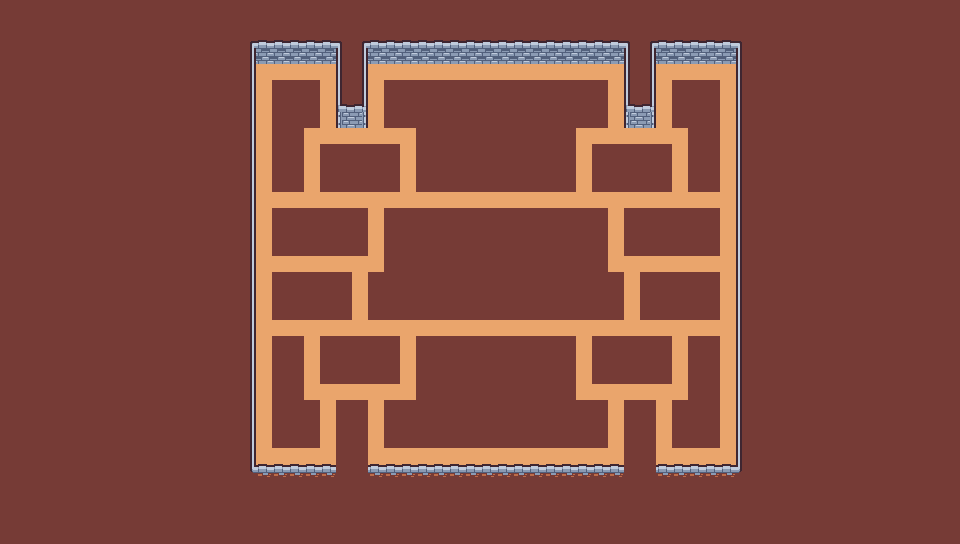

The image is a tile-based game level rendered from a .tmx file. Its description and complete source (layers, tilesets, objects, tile grids) follow:
An orthogonal 60x34 tile map with 16x16 px tiles, 1 tile layer (Tile Layer 1) and 1 object (PlayerPosition).

<map version="1.10" tiledversion="1.11.2" orientation="orthogonal" renderorder="right-down" width="60" height="34" tilewidth="16" tileheight="16" infinite="0" nextlayerid="3" nextobjectid="2">
 <editorsettings>
  <export target="map.tmj" format="json" />
 </editorsettings>
 <tileset firstgid="1" source="set.tsx" />
 <layer id="1" name="Tile Layer 1" width="60" height="34">
  <data encoding="csv">
1,1,1,1,1,1,1,1,1,1,1,1,1,1,1,1,1,1,1,1,1,1,1,1,1,1,1,1,1,1,1,1,1,1,1,1,1,1,1,1,1,1,1,1,1,1,1,1,1,1,1,1,1,1,1,1,1,1,1,1,
1,1,1,1,1,1,1,1,1,1,1,1,1,1,1,1,1,1,1,1,1,1,1,1,1,1,1,1,1,1,1,1,1,1,1,1,1,1,1,1,1,1,1,1,1,1,1,1,1,1,1,1,1,1,1,1,1,1,1,1,
1,1,1,1,1,1,1,1,1,1,1,1,1,1,1,2,3,3,3,3,3,4,2,3,3,3,3,3,3,3,3,3,3,3,3,3,3,3,3,4,2,3,3,3,3,3,4,1,1,1,1,1,1,1,1,1,1,1,1,1,
1,1,1,1,1,1,1,1,1,1,1,1,1,1,1,14,15,15,15,15,15,16,14,15,15,15,15,15,15,15,15,15,15,15,15,15,15,15,15,16,14,15,15,15,15,15,16,1,1,1,1,1,1,1,1,1,1,1,1,1,
1,1,1,1,1,1,1,1,1,1,1,1,1,1,1,14,49,49,49,49,49,16,14,49,49,49,49,49,49,49,49,49,49,49,49,49,49,49,49,16,14,49,49,49,49,49,16,1,1,1,1,1,1,1,1,1,1,1,1,1,
1,1,1,1,1,1,1,1,1,1,1,1,1,1,1,14,49,1,1,1,49,16,14,49,1,1,1,1,1,1,1,1,1,1,1,1,1,1,49,16,14,49,1,1,1,49,16,1,1,1,1,1,1,1,1,1,1,1,1,1,
1,1,1,1,1,1,1,1,1,1,1,1,1,1,1,14,49,1,1,1,49,17,18,49,1,1,1,1,1,1,1,1,1,1,1,1,1,1,49,17,18,49,1,1,1,49,16,1,1,1,1,1,1,1,1,1,1,1,1,1,
1,1,1,1,1,1,1,1,1,1,1,1,1,1,1,14,49,1,1,1,49,58,60,49,1,1,1,1,1,1,1,1,1,1,1,1,1,1,49,58,60,49,1,1,1,49,16,1,1,1,1,1,1,1,1,1,1,1,1,1,
1,1,1,1,1,1,1,1,1,1,1,1,1,1,1,14,49,1,1,49,49,49,49,49,49,49,1,1,1,1,1,1,1,1,1,1,49,49,49,49,49,49,49,1,1,49,16,1,1,1,1,1,1,1,1,1,1,1,1,1,
1,1,1,1,1,1,1,1,1,1,1,1,1,1,1,14,49,1,1,49,1,1,1,1,1,49,1,1,1,1,1,1,1,1,1,1,49,1,1,1,1,1,49,1,1,49,16,1,1,1,1,1,1,1,1,1,1,1,1,1,
1,1,1,1,1,1,1,1,1,1,1,1,1,1,1,14,49,1,1,49,1,1,1,1,1,49,1,1,1,1,1,1,1,1,1,1,49,1,1,1,1,1,49,1,1,49,16,1,1,1,1,1,1,1,1,1,1,1,1,1,
1,1,1,1,1,1,1,1,1,1,1,1,1,1,1,14,49,1,1,49,1,1,1,1,1,49,1,1,1,1,1,1,1,1,1,1,49,1,1,1,1,1,49,1,1,49,16,1,1,1,1,1,1,1,1,1,1,1,1,1,
1,1,1,1,1,1,1,1,1,1,1,1,1,1,1,14,49,49,49,49,49,49,49,49,49,49,49,49,49,49,49,49,49,49,49,49,49,49,49,49,49,49,49,49,49,49,16,1,1,1,1,1,1,1,1,1,1,1,1,1,
1,1,1,1,1,1,1,1,1,1,1,1,1,1,1,14,49,1,1,1,1,1,1,49,1,1,1,1,1,1,1,1,1,1,1,1,1,1,49,1,1,1,1,1,1,49,16,1,1,1,1,1,1,1,1,1,1,1,1,1,
1,1,1,1,1,1,1,1,1,1,1,1,1,1,1,14,49,1,1,1,1,1,1,49,1,1,1,1,1,1,1,1,1,1,1,1,1,1,49,1,1,1,1,1,1,49,16,1,1,1,1,1,1,1,1,1,1,1,1,1,
1,1,1,1,1,1,1,1,1,1,1,1,1,1,1,14,49,1,1,1,1,1,1,49,1,1,1,1,1,1,1,1,1,1,1,1,1,1,49,1,1,1,1,1,1,49,16,1,1,1,1,1,1,1,1,1,1,1,1,1,
1,1,1,1,1,1,1,1,1,1,1,1,1,1,1,14,49,49,49,49,49,49,49,49,1,1,1,1,1,1,1,1,1,1,1,1,1,1,49,49,49,49,49,49,49,49,16,1,1,1,1,1,1,1,1,1,1,1,1,1,
1,1,1,1,1,1,1,1,1,1,1,1,1,1,1,14,49,1,1,1,1,1,49,1,1,1,1,1,1,1,1,1,1,1,1,1,1,1,1,49,1,1,1,1,1,49,16,1,1,1,1,1,1,1,1,1,1,1,1,1,
1,1,1,1,1,1,1,1,1,1,1,1,1,1,1,14,49,1,1,1,1,1,49,1,1,1,1,1,1,1,1,1,1,1,1,1,1,1,1,49,1,1,1,1,1,49,16,1,1,1,1,1,1,1,1,1,1,1,1,1,
1,1,1,1,1,1,1,1,1,1,1,1,1,1,1,14,49,1,1,1,1,1,49,1,1,1,1,1,1,1,1,1,1,1,1,1,1,1,1,49,1,1,1,1,1,49,16,1,1,1,1,1,1,1,1,1,1,1,1,1,
1,1,1,1,1,1,1,1,1,1,1,1,1,1,1,14,49,49,49,49,49,49,49,49,49,49,49,49,49,49,49,49,49,49,49,49,49,49,49,49,49,49,49,49,49,49,16,1,1,1,1,1,1,1,1,1,1,1,1,1,
1,1,1,1,1,1,1,1,1,1,1,1,1,1,1,14,49,1,1,49,1,1,1,1,1,49,1,1,1,1,1,1,1,1,1,1,49,1,1,1,1,1,49,1,1,49,16,1,1,1,1,1,1,1,1,1,1,1,1,1,
1,1,1,1,1,1,1,1,1,1,1,1,1,1,1,14,49,1,1,49,1,1,1,1,1,49,1,1,1,1,1,1,1,1,1,1,49,1,1,1,1,1,49,1,1,49,16,1,1,1,1,1,1,1,1,1,1,1,1,1,
1,1,1,1,1,1,1,1,1,1,1,1,1,1,1,14,49,1,1,49,1,1,1,1,1,49,1,1,1,1,1,1,1,1,1,1,49,1,1,1,1,1,49,1,1,49,16,1,1,1,1,1,1,1,1,1,1,1,1,1,
1,1,1,1,1,1,1,1,1,1,1,1,1,1,1,14,49,1,1,49,49,49,49,49,49,49,1,1,1,1,1,1,1,1,1,1,49,49,49,49,49,49,49,1,1,49,16,1,1,1,1,1,1,1,1,1,1,1,1,1,
1,1,1,1,1,1,1,1,1,1,1,1,1,1,1,14,49,1,1,1,49,1,1,49,1,1,1,1,1,1,1,1,1,1,1,1,1,1,49,1,1,49,1,1,1,49,16,1,1,1,1,1,1,1,1,1,1,1,1,1,
1,1,1,1,1,1,1,1,1,1,1,1,1,1,1,14,49,1,1,1,49,1,1,49,1,1,1,1,1,1,1,1,1,1,1,1,1,1,49,1,1,49,1,1,1,49,16,1,1,1,1,1,1,1,1,1,1,1,1,1,
1,1,1,1,1,1,1,1,1,1,1,1,1,1,1,14,49,1,1,1,49,1,1,49,1,1,1,1,1,1,1,1,1,1,1,1,1,1,49,1,1,49,1,1,1,49,16,1,1,1,1,1,1,1,1,1,1,1,1,1,
1,1,1,1,1,1,1,1,1,1,1,1,1,1,1,14,49,49,49,49,49,1,1,49,49,49,49,49,49,49,49,49,49,49,49,49,49,49,49,1,1,49,49,49,49,49,16,1,1,1,1,1,1,1,1,1,1,1,1,1,
1,1,1,1,1,1,1,1,1,1,1,1,1,1,1,26,27,27,27,27,27,1,1,27,27,27,27,27,27,27,27,27,27,27,27,27,27,27,27,1,1,27,27,27,27,27,28,1,1,1,1,1,1,1,1,1,1,1,1,1,
1,1,1,1,1,1,1,1,1,1,1,1,1,1,1,1,1,1,1,1,1,1,1,1,1,1,1,1,1,1,1,1,1,1,1,1,1,1,1,1,1,1,1,1,1,1,1,1,1,1,1,1,1,1,1,1,1,1,1,1,
1,1,1,1,1,1,1,1,1,1,1,1,1,1,1,1,1,1,1,1,1,1,1,1,1,1,1,1,1,1,1,1,1,1,1,1,1,1,1,1,1,1,1,1,1,1,1,1,1,1,1,1,1,1,1,1,1,1,1,1,
1,1,1,1,1,1,1,1,1,1,1,1,1,1,1,1,1,1,1,1,1,1,1,1,1,1,1,1,1,1,1,1,1,1,1,1,1,1,1,1,1,1,1,1,1,1,1,1,1,1,1,1,1,1,1,1,1,1,1,1,
1,1,1,1,1,1,1,1,1,1,1,1,1,1,1,1,1,1,1,1,1,1,1,1,1,1,1,1,1,1,1,1,1,1,1,1,1,1,1,1,1,1,1,1,1,1,1,1,1,1,1,1,1,1,1,1,1,1,1,1
</data>
 </layer>
 <objectgroup id="2" name="Object Layer 1">
  <object id="1" name="PlayerPosition" gid="97" x="496" y="464" width="16" height="16" />
 </objectgroup>
</map>
